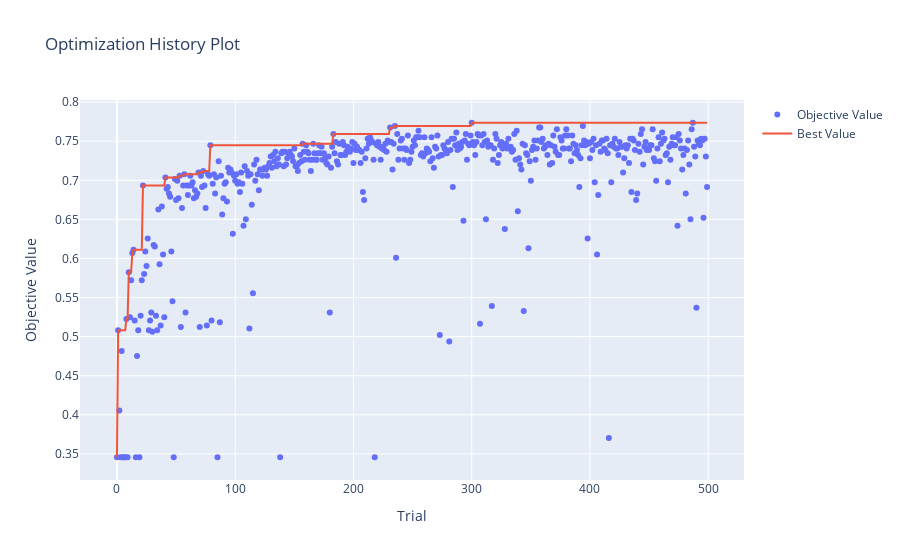

The notebook cell this image was saved under:
### Code cell
# if os.path.exists('multiple_nn_tuning.pkl'):
#     study = joblib.load('multiple_nn_tuning.pkl')

print(f'best f1 : {study.best_trial.value}\nbest params : {study.best_trial.params}')
optuna.visualization.plot_optimization_history(study)

### Figure 1 — Plotly figure (JSON) as saved in the notebook; plotly's stock layout.template omitted (floating-point values rounded to 4 significant figures; data arrays with more than 128 entries replaced by an {"elided": "..."} marker saying what was removed)
{"data": [{"mode": "markers", "name": "Objective Value", "type": "scatter", "x": {"elided": "500 int values"}, "y": {"elided": "500 float values"}}, {"name": "Best Value", "type": "scatter", "x": {"elided": "500 int values"}, "y": {"elided": "500 float values"}}], "layout": {"title": {"text": "Optimization History Plot"}, "xaxis": {"title": {"text": "Trial"}}, "yaxis": {"title": {"text": "Objective Value"}}}}
